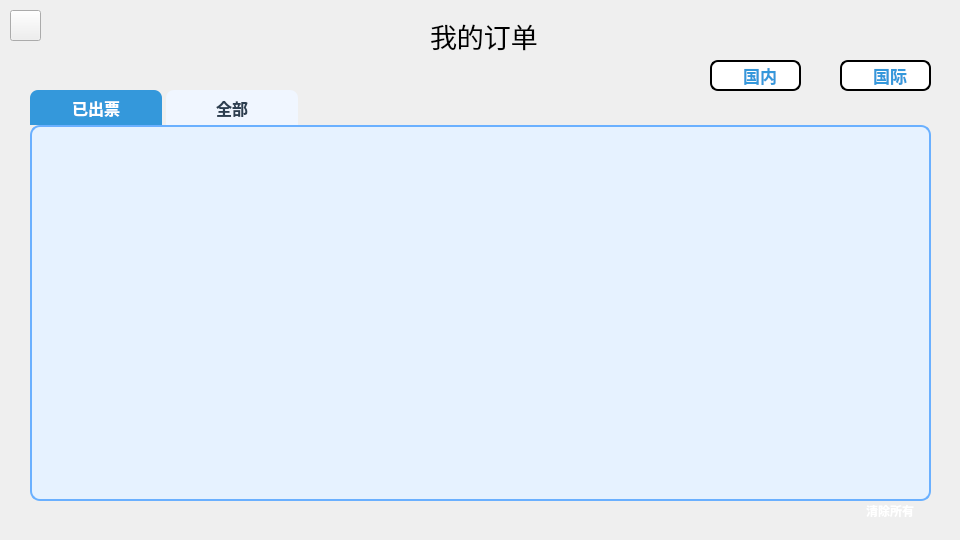
<?xml version="1.0" encoding="UTF-8"?>
<ui version="4.0">
 <class>UserPage</class>
 <widget class="QWidget" name="UserPage">
  <property name="geometry">
   <rect>
    <x>0</x>
    <y>0</y>
    <width>960</width>
    <height>540</height>
   </rect>
  </property>
  <property name="sizePolicy">
   <sizepolicy hsizetype="Preferred" vsizetype="Preferred">
    <horstretch>0</horstretch>
    <verstretch>0</verstretch>
   </sizepolicy>
  </property>
  <property name="minimumSize">
   <size>
    <width>960</width>
    <height>540</height>
   </size>
  </property>
  <property name="windowTitle">
   <string>Form</string>
  </property>
  <widget class="QTabWidget" name="Orders">
   <property name="geometry">
    <rect>
     <x>30</x>
     <y>90</y>
     <width>901</width>
     <height>411</height>
    </rect>
   </property>
   <property name="minimumSize">
    <size>
     <width>891</width>
     <height>401</height>
    </size>
   </property>
   <property name="font">
    <font>
     <pointsize>12</pointsize>
    </font>
   </property>
   <property name="styleSheet">
    <string notr="true">QTabWidget::pane {  
        background-color: #e6f2ff;  
        border: 2px solid #6ab0ff;  
        border-radius: 10px;  
    }  
    
    QTabBar::tab {  
        background-color: #f0f6ff;  
        color: #2c3e50;  
        padding: 8px 16px;  
        margin-right: 4px;  
        border-top-left-radius: 8px;  
        border-top-right-radius: 8px;  
        min-width: 100px;  
        font-weight: bold;  
    }  
    
    QTabBar::tab:selected {  
        background-color: #3498db;  
        color: white;  
    }  
    
    QTabBar::tab:hover {  
        background-color: #5dade2;  
        color: white;  
    }  </string>
   </property>
   <property name="currentIndex">
    <number>0</number>
   </property>
   <widget class="QWidget" name="avaiOrder">
    <property name="sizePolicy">
     <sizepolicy hsizetype="Expanding" vsizetype="Expanding">
      <horstretch>0</horstretch>
      <verstretch>0</verstretch>
     </sizepolicy>
    </property>
    <property name="minimumSize">
     <size>
      <width>891</width>
      <height>401</height>
     </size>
    </property>
    <attribute name="title">
     <string>已出票</string>
    </attribute>
   </widget>
   <widget class="QWidget" name="allOrder">
    <property name="enabled">
     <bool>true</bool>
    </property>
    <property name="sizePolicy">
     <sizepolicy hsizetype="Expanding" vsizetype="Expanding">
      <horstretch>0</horstretch>
      <verstretch>0</verstretch>
     </sizepolicy>
    </property>
    <property name="minimumSize">
     <size>
      <width>891</width>
      <height>401</height>
     </size>
    </property>
    <attribute name="title">
     <string>全部</string>
    </attribute>
   </widget>
  </widget>
  <widget class="QPushButton" name="domMapBtn">
   <property name="geometry">
    <rect>
     <x>710</x>
     <y>60</y>
     <width>91</width>
     <height>31</height>
    </rect>
   </property>
   <property name="font">
    <font>
     <pointsize>13</pointsize>
     <bold>true</bold>
    </font>
   </property>
   <property name="styleSheet">
    <string notr="true"> QPushButton {  
        background-color: white;  
        color: #3498db;  
        border: 2px solid;  
        border-image: qlineargradient(  
            x1:0, y1:0, x2:1, y2:0,   
            stop:0 #3498db,   
            stop:1 #2980b9  
        ) 1;  

        border-radius: 8px;  
        font-weight: bold;  
    }  
    
    QPushButton:hover {  
        color: white;  
        background-color: #3498db;  
    }  
    
    QPushButton:pressed {  
        background-color: #2980b9;  
    }  </string>
   </property>
   <property name="text">
    <string>  国内</string>
   </property>
   <property name="icon">
    <iconset resource="../resources.qrc">
     <normaloff>:/images/resources/images/earth.png</normaloff>:/images/resources/images/earth.png</iconset>
   </property>
   <property name="iconSize">
    <size>
     <width>16</width>
     <height>16</height>
    </size>
   </property>
  </widget>
  <widget class="QToolButton" name="user2menuBtn">
   <property name="geometry">
    <rect>
     <x>10</x>
     <y>10</y>
     <width>31</width>
     <height>31</height>
    </rect>
   </property>
   <property name="text">
    <string/>
   </property>
  </widget>
  <widget class="QLabel" name="myOrderLbl">
   <property name="geometry">
    <rect>
     <x>430</x>
     <y>10</y>
     <width>121</width>
     <height>51</height>
    </rect>
   </property>
   <property name="font">
    <font>
     <pointsize>20</pointsize>
    </font>
   </property>
   <property name="text">
    <string>我的订单</string>
   </property>
  </widget>
  <widget class="QPushButton" name="glbMapBtn">
   <property name="geometry">
    <rect>
     <x>840</x>
     <y>60</y>
     <width>91</width>
     <height>31</height>
    </rect>
   </property>
   <property name="font">
    <font>
     <pointsize>13</pointsize>
     <bold>true</bold>
    </font>
   </property>
   <property name="styleSheet">
    <string notr="true"> QPushButton {  
        background-color: white;  
        color: #3498db;  
        border: 2px solid;  
        border-image: qlineargradient(  
            x1:0, y1:0, x2:1, y2:0,   
            stop:0 #3498db,   
            stop:1 #2980b9  
        ) 1;  

        border-radius: 8px;  
        font-weight: bold;  
    }  
    
    QPushButton:hover {  
        color: white;  
        background-color: #3498db;  
    }  
    
    QPushButton:pressed {  
        background-color: #2980b9;  
    }  </string>
   </property>
   <property name="text">
    <string>  国际</string>
   </property>
   <property name="icon">
    <iconset resource="../resources.qrc">
     <normaloff>:/images/resources/images/earth.png</normaloff>:/images/resources/images/earth.png</iconset>
   </property>
   <property name="iconSize">
    <size>
     <width>16</width>
     <height>16</height>
    </size>
   </property>
  </widget>
  <widget class="QPushButton" name="clearBtn">
   <property name="geometry">
    <rect>
     <x>850</x>
     <y>500</y>
     <width>80</width>
     <height>21</height>
    </rect>
   </property>
   <property name="styleSheet">
    <string notr="true">QPushButton {  
        background: qlineargradient(  
            x1:0, y1:0, x2:1, y2:0,   
            stop:0 #e74c3c,   
            stop:1 #c0392b  
        );  
        color: white;  
        border: none;  

        border-radius: 8px;  
        font-weight: bold;  
        font-size: 12px;  
    }  
    
    QPushButton:hover {  
        background: qlineargradient(  
            x1:0, y1:0, x2:1, y2:0,   
            stop:0 #ff6b6b,   
            stop:1 #e74c3c  
        );  
    }  
    
    QPushButton:pressed {  
        background: qlineargradient(  
            x1:0, y1:0, x2:1, y2:0,   
            stop:0 #c0392b,   
            stop:1 #962d22  
        );  
    }  </string>
   </property>
   <property name="text">
    <string>清除所有</string>
   </property>
  </widget>
 </widget>
 <resources>
  <include location="../resources.qrc"/>
 </resources>
 <connections/>
</ui>
